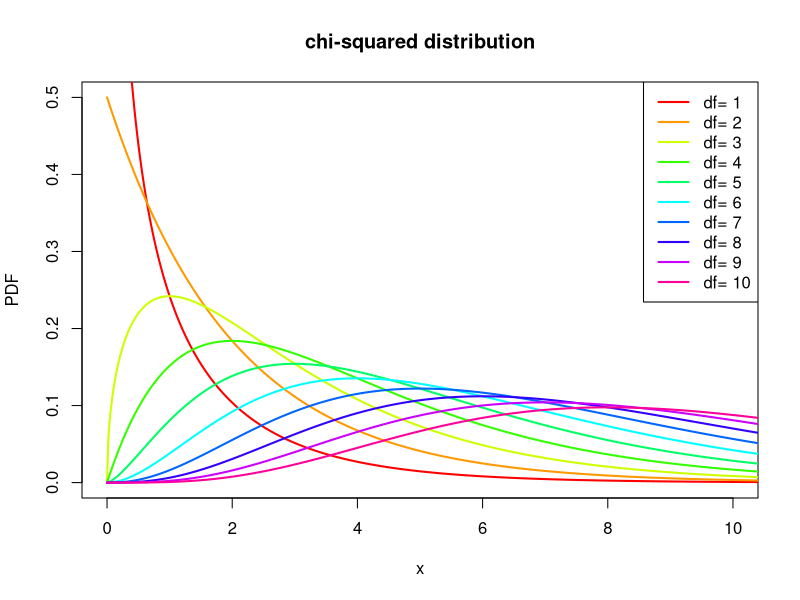
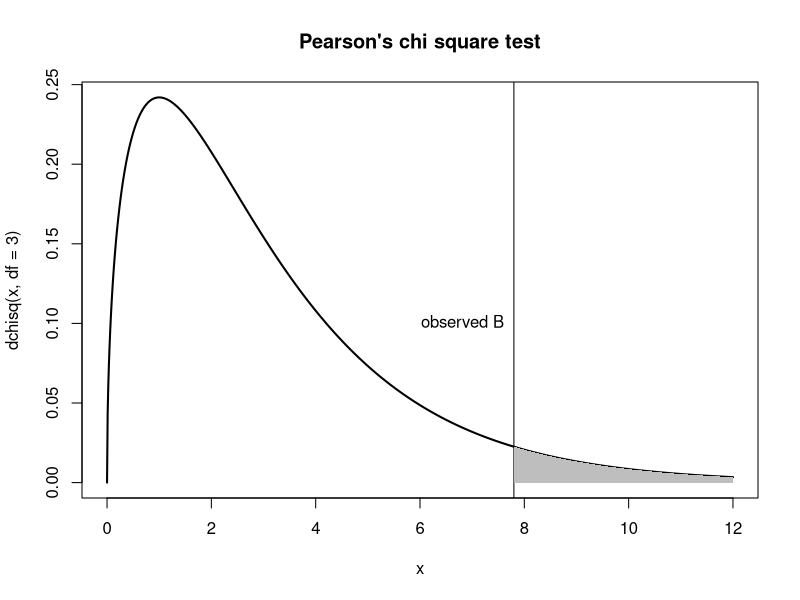
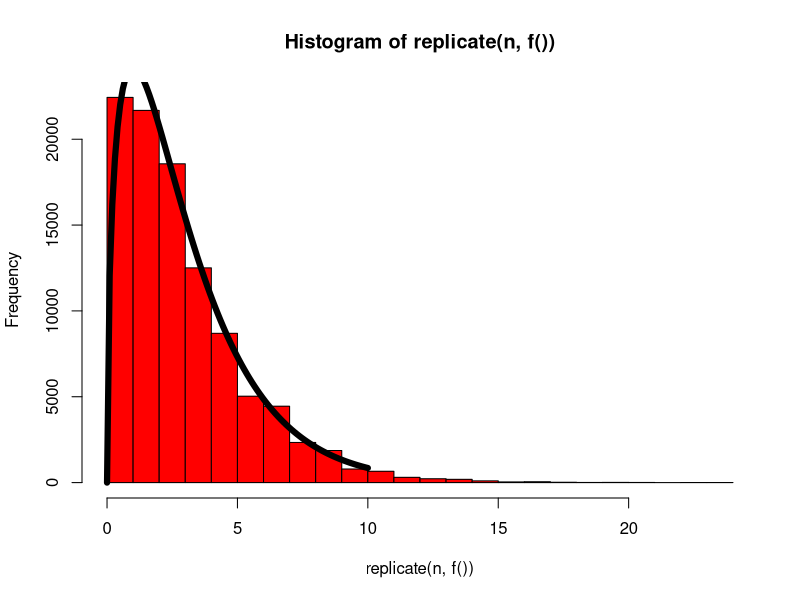

R code for these plots, in order:
## ---- chunk 1
o <- c(red=8, green=10, blue=17, yellow= 5)
o
## ---- chunk 2
e <- c(red=10, green=10, blue=10, yellow= 10)
e
## ---- chunk 3
(8-10)^2/10 + (10-10)^2/10 + (17-10)^2/10 + (5-10)^2/10
## ---- chunk 4
B <- sum((o-e)^2/e)
B
## ---- chunk 5
x <- seq(from=0,to=20,len=1000)  # values for horizontal axis
plot(1:10,1:10,type='n',xlim=c(0,10),ylim=c(0,0.5),xlab='x',ylab='PDF',
  main='chi-squared distribution')  # setup plot axes and title
for(i in 1:10){  # loop over i
    points(x,dchisq(x,df=i),type='l',lwd=2,col=rainbow(10)[i]) #plot one curve
}
legend("topright",lwd=2,col=rainbow(10),legend=paste("df= " ,1:10,sep=""))
## ---- chunk 6
x <- seq(from=0,to=12,len=1000)  # set up x-axis
plot(x,dchisq(x,df=3),type='l',lwd=2,main="Pearson's chi square test")  # setup axes
B <- 7.8  # value of Badness from above
abline(v=B) # draw vertical line
jj <- seq(from=B,to=12,len=100)  # temporary variable
polygon(c(jj,rev(jj)),c(jj*0,dchisq(rev(jj),df=3)),col='gray',border=NA)  #shade pvalue
text(7.8,0.1,"observed B",pos=2)  
## ---- chunk 7
pchisq(7.8, df=3, lower.tail=FALSE)
## ---- chunk 8
sample(1:4, 40, replace=TRUE)  # census of the class
## ---- chunk 9
tabulate(sample(1:4, 40, replace=TRUE))  # how many students prefer each colour
## ---- chunk 10
o <- tabulate(sample(1:4, 40, replace=TRUE))  # synthetic observations
e <- 10                                       # expectation under the null
B <- sum((o-e)^2/e)                           # Badness-of-fit
B
## ---- chunk 11
f <- function(...){  # define single-use function f()
   o <- tabulate(sample(1:4,40,replace=TRUE))  # synthetic observations
   e <- 10  # expectations
   return(sum((o-e)^2/e))  # return badness B
}
n <- 1e5   # number of synthetic observations to take 
hist(replicate(n,f()),col='red',nclass=30)  # plot the histogram of synth.obs
x <- seq(from=0,to=10,len=100)   # x-values for theoretical distribution
points(x,n*dchisq(x,df=3),type='l',lwd=6)  # plot chi-squared, df=3 points
## ---- chunk 12
o <-c("0"=5, "1"=27, "2" = 47, "3"=15, "4"=6)  # this is a named vector
o
## ---- chunk 13
e <- 100*dbinom(0:4, 4, 1/2)
e
## ---- chunk 14
B <- sum((o-e)^2/e)
B
## ---- chunk 15
pchisq(B, df=5-1, lower.tail=FALSE)
## ---- chunk 16
(o <- c("0"=7,"1"=3,"2"=4,"3"=9))
## ---- chunk 17
phat <- (0*7 + 1*3 + 2*4 + 3*9)/(3*(7+3+4+9))
## ---- chunk 18
(phat <- sum((0:3)*o)/(3*sum(o)))
## ---- chunk 19
(e <- 23*dbinom(0:3, 3, phat))
## ---- chunk 20
B <- sum((o-e)^2/e)
B
## ---- chunk 21
pval <- pchisq(B, df=2, lower.tail=FALSE)
pval
## ---- chunk 22
manC <-
    c(2,4,3,1,4,3,0,1,1,4,1,2,2,
      1,2,2,2,3,0,2,0,2,4,2,2,0,
      1,2,1,3,3,5,3,0,5,2,2,0)
## ---- chunk 23
o <- table(manC)    #'o' for 'observations'
o
## ---- chunk 24
mean(manC)
## ---- chunk 25
prob_0_to_4 <- dpois(0:4, lambda=mean(manC))
prob_0_to_4 
## ---- chunk 26
prob_5_or_more <- 1-sum(prob_0_to_4)
prob_5_or_more
## ---- chunk 27
probs <- c(prob_0_to_4, prob_5_or_more)
probs
## ---- chunk 28
sum(probs)
## ---- chunk 29
e <- length(manC)*probs
e
## ---- chunk 30
B <- sum((o-e)^2/e)
pchisq(B, df=4, lower.tail=FALSE)
